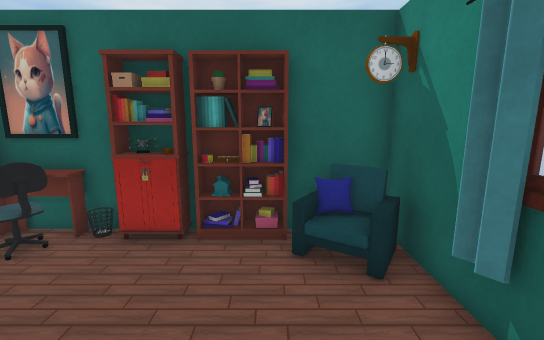
[1] (above)

13 first-person views from a walk through a 3-D level made in the Unity game engine. The camera is 1.3 m above the floor, tilts 10° down and sees 90° across. Doors are open. The floor is counted in squares, 0.5 m on a side. Each view is taken from the middle of a square. On the plan, view 1 faces up. The plan holds only what a view shows up to about 19 squares ahead; the rest is blank. Some surface patterns are stand-ins.

[2]
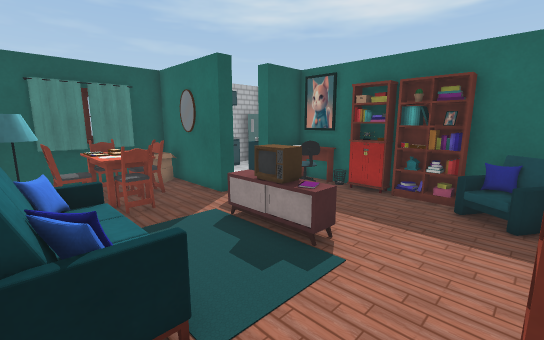

[3]
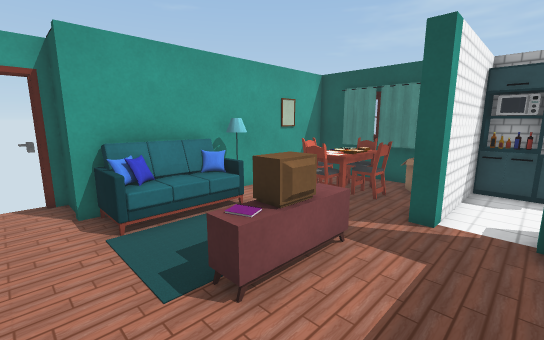

[4]
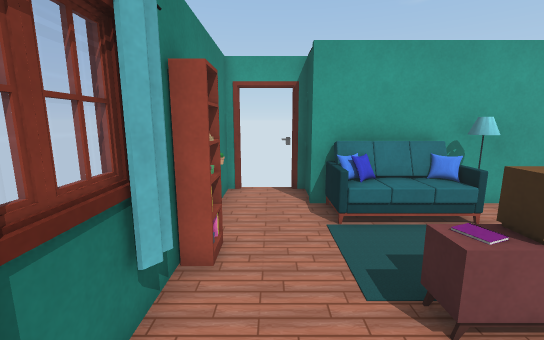

[5]
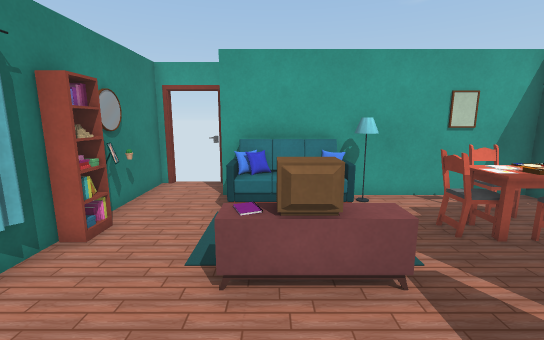

[6]
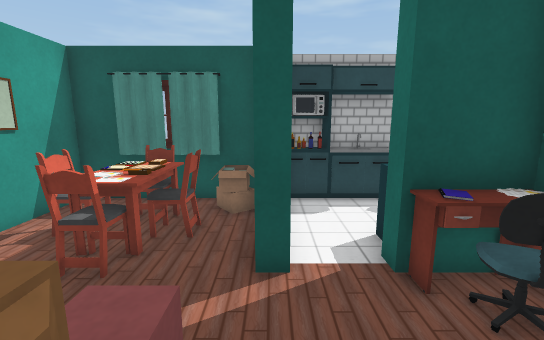

[7]
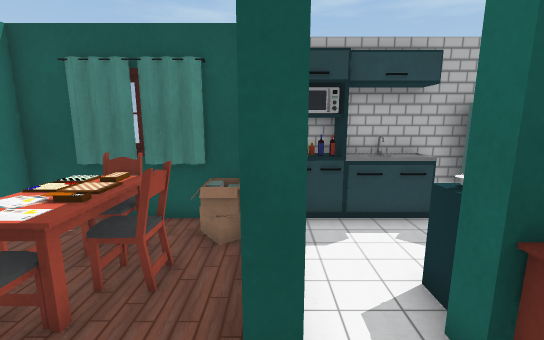

[8]
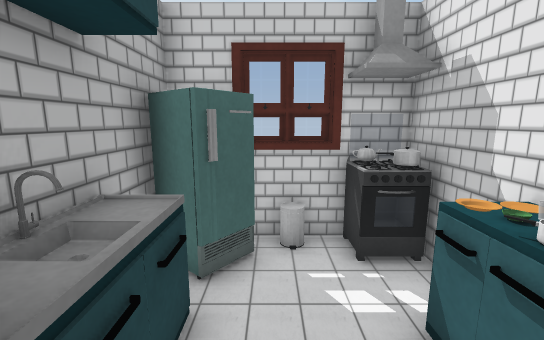

[9]
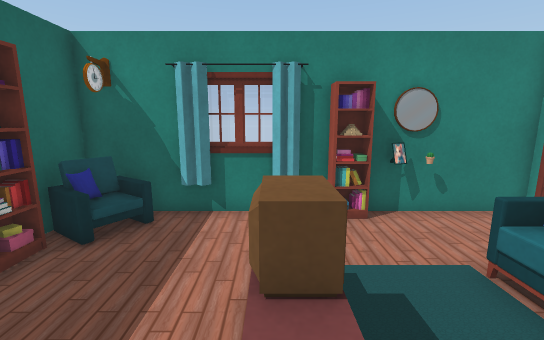

[10]
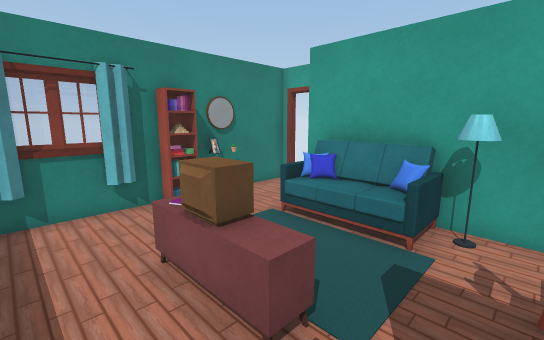

[11]
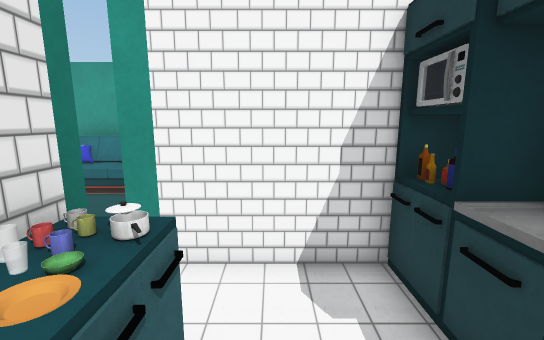

[12]
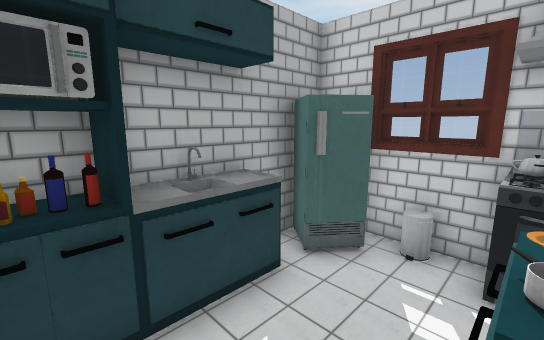

[13]
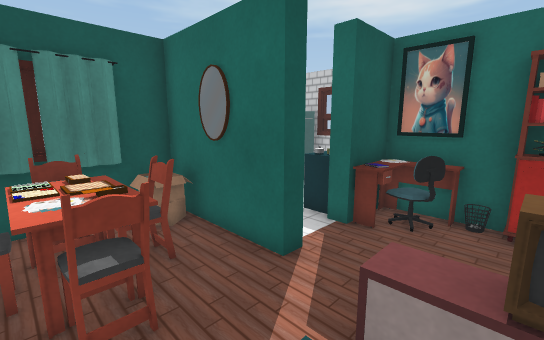

### Floor plan
Key: @ floor where view 1 was taken; # wall or solid block; . floor; D open door; = window, fence, low wall or low ledge; O other object.
Columns run from 12 left of view 1 to 3 right of it. Each row starts with its distance up from view 1.
  9 ##O=O#
  8 #OO.O#
  7 #O...#
  6 #=..  OO#OOOO###
  5 #=..OOOO.....OO#
  4 #=..O#O.......O#
  3 #=............##
  2 ######.........#
  1  #OO ...OOOO..##
  0  #OOO...OOO.@.##
 -1  #OOOOO.    ..O#
 -2  #.OOOO. .  ..O#
 -3  #.OO...OOOO..O#
 -4  #.O   OOOOO...#
 -5  ############..#
 -6             #..#
 -7             #DD#

Where each view was taken, in squares from view 1:
view 1: 0 up, 0 right, facing up
view 2: 4 down, 2 right, facing up-left
view 3: 4 up, 1 right, facing down-left
view 4: 4 up, 1 right, facing down
view 5: 5 up, 2 left, facing down
view 6: 2 up, 2 left, facing left
view 7: 2 up, 4 left, facing left
view 8: 3 up, 10 left, facing up
view 9: 1 up, 5 left, facing right
view 10: 3 up, 6 left, facing down-right
view 11: 7 up, 9 left, facing down
view 12: 3 up, 8 left, facing up-left
view 13: 2 down, 3 left, facing up-left
